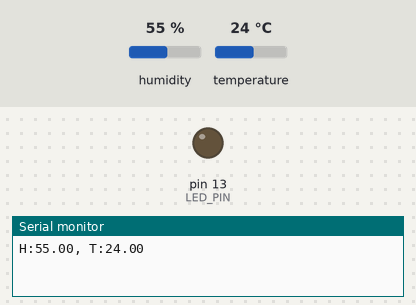
The sketch below on a simulated Arduino Uno, built with avr-gcc and run on an emulated ATmega328P. On the bench: output pins drawn as LEDs (lit = HIGH), the last lines printed to the serial monitor. The test bench sets the inputs (shaded band); at power-on: humidity 55 %, temperature 24 °C.

Above: at 0.5 s.
At 5.0 s:
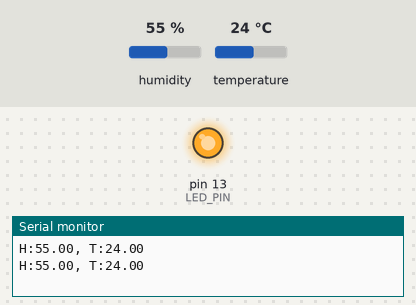
Timing chart, 0 to 7.0 s (numbered marks = the images above):
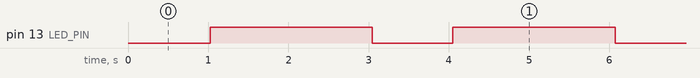

Measured:
- by itself, pin 13 (LED_PIN): alternates HIGH for 2.0 s and LOW for 1.0 s

The sketch:

sensors-reading.ino
```cpp
#include <DHT.h>

// Définition du type de capteur et de la broche à laquelle il est connecté
#define DHTPIN 2     // Broche digitale utilisée pour le capteur DHT11
#define DHTTYPE DHT11   // Type de capteur DHT utilisé (DHT11)

// Initialisation du capteur DHT
DHT dht(DHTPIN, DHTTYPE);

// Broche digitale utilisée pour la LED
#define LED_PIN 13

void setup() {
  Serial.begin(9600); // Initialisation de la communication série
  pinMode(LED_PIN, OUTPUT); // Configuration de la broche de la LED en mode sortie
  dht.begin(); // Initialisation du capteur DHT
}

void loop() {
  // Lecture de l'humidité relative
  float humidity = dht.readHumidity();
  // Lecture de la température en Celsius
  float temperature = dht.readTemperature();

  // Vérification si la lecture a réussi
  if (isnan(humidity) || isnan(temperature)) {
    Serial.println("Erreur lors de la lecture du capteur DHT !");
    delay(2000);
    return;
  }

  // Allumage de la LED jaune pour indiquer l'envoi des données
  digitalWrite(LED_PIN, LOW);

  // Envoi des données via la communication série
  Serial.print("H:");
  Serial.print(humidity);
  Serial.print(", T:");
  Serial.println(temperature);

  // Attente d'une seconde pour laisser le temps à la LED de rester allumée
  delay(1000);

  // Extinction de la LED jaune
  digitalWrite(LED_PIN, HIGH);

  // Attente de quelques secondes avant de lire à nouveau les données
  delay(2000);
}
```
